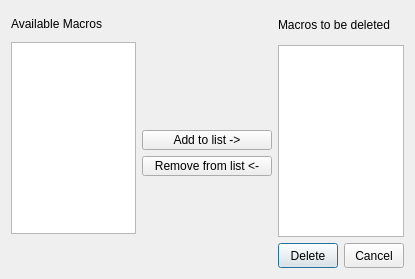
<?xml version="1.0" encoding="UTF-8"?>
<ui version="4.0">
 <class>DeleteMacro</class>
 <widget class="QDialog" name="DeleteMacro">
  <property name="geometry">
   <rect>
    <x>0</x>
    <y>0</y>
    <width>415</width>
    <height>279</height>
   </rect>
  </property>
  <property name="minimumSize">
   <size>
    <width>250</width>
    <height>200</height>
   </size>
  </property>
  <property name="maximumSize">
   <size>
    <width>600</width>
    <height>400</height>
   </size>
  </property>
  <property name="baseSize">
   <size>
    <width>300</width>
    <height>100</height>
   </size>
  </property>
  <property name="windowTitle">
   <string>Delete Macro</string>
  </property>
  <layout class="QGridLayout" name="gridLayout">
   <item row="0" column="0" rowspan="5">
    <layout class="QVBoxLayout" name="verticalLayout_2">
     <item>
      <widget class="QLabel" name="MLabel">
       <property name="minimumSize">
        <size>
         <width>80</width>
         <height>25</height>
        </size>
       </property>
       <property name="maximumSize">
        <size>
         <width>200</width>
         <height>16777215</height>
        </size>
       </property>
       <property name="text">
        <string>Available Macros</string>
       </property>
       <property name="textFormat">
        <enum>Qt::PlainText</enum>
       </property>
       <property name="wordWrap">
        <bool>false</bool>
       </property>
      </widget>
     </item>
     <item>
      <widget class="QListView" name="MacroBox">
       <property name="sizePolicy">
        <sizepolicy hsizetype="Preferred" vsizetype="Preferred">
         <horstretch>0</horstretch>
         <verstretch>0</verstretch>
        </sizepolicy>
       </property>
       <property name="maximumSize">
        <size>
         <width>300</width>
         <height>16777215</height>
        </size>
       </property>
       <property name="baseSize">
        <size>
         <width>130</width>
         <height>100</height>
        </size>
       </property>
      </widget>
     </item>
     <item>
      <spacer name="verticalSpacer_3">
       <property name="orientation">
        <enum>Qt::Vertical</enum>
       </property>
       <property name="sizeHint" stdset="0">
        <size>
         <width>88</width>
         <height>21</height>
        </size>
       </property>
      </spacer>
     </item>
    </layout>
   </item>
   <item row="0" column="1">
    <spacer name="horizontalSpacer_2">
     <property name="orientation">
      <enum>Qt::Horizontal</enum>
     </property>
     <property name="sizeHint" stdset="0">
      <size>
       <width>117</width>
       <height>20</height>
      </size>
     </property>
    </spacer>
   </item>
   <item row="0" column="3" rowspan="5">
    <layout class="QVBoxLayout" name="verticalLayout">
     <property name="spacing">
      <number>6</number>
     </property>
     <item>
      <widget class="QLabel" name="DMacros">
       <property name="minimumSize">
        <size>
         <width>80</width>
         <height>25</height>
        </size>
       </property>
       <property name="text">
        <string>Macros to be deleted</string>
       </property>
       <property name="textFormat">
        <enum>Qt::PlainText</enum>
       </property>
       <property name="wordWrap">
        <bool>false</bool>
       </property>
      </widget>
     </item>
     <item>
      <widget class="QListView" name="Macrostodelete">
       <property name="sizePolicy">
        <sizepolicy hsizetype="Preferred" vsizetype="Preferred">
         <horstretch>0</horstretch>
         <verstretch>0</verstretch>
        </sizepolicy>
       </property>
      </widget>
     </item>
     <item>
      <layout class="QHBoxLayout" name="horizontalLayout">
       <item>
        <widget class="QPushButton" name="Ok">
         <property name="minimumSize">
          <size>
           <width>60</width>
           <height>25</height>
          </size>
         </property>
         <property name="text">
          <string>Delete</string>
         </property>
        </widget>
       </item>
       <item>
        <spacer name="spacer">
         <property name="orientation">
          <enum>Qt::Horizontal</enum>
         </property>
         <property name="sizeType">
          <enum>QSizePolicy::Expanding</enum>
         </property>
         <property name="sizeHint" stdset="0">
          <size>
           <width>13</width>
           <height>20</height>
          </size>
         </property>
        </spacer>
       </item>
       <item>
        <widget class="QPushButton" name="Cancel">
         <property name="minimumSize">
          <size>
           <width>60</width>
           <height>25</height>
          </size>
         </property>
         <property name="text">
          <string>Cancel</string>
         </property>
        </widget>
       </item>
      </layout>
     </item>
    </layout>
   </item>
   <item row="1" column="2">
    <spacer name="verticalSpacer">
     <property name="orientation">
      <enum>Qt::Vertical</enum>
     </property>
     <property name="sizeHint" stdset="0">
      <size>
       <width>20</width>
       <height>70</height>
      </size>
     </property>
    </spacer>
   </item>
   <item row="2" column="1" colspan="2">
    <widget class="QPushButton" name="Add">
     <property name="sizePolicy">
      <sizepolicy hsizetype="Preferred" vsizetype="Preferred">
       <horstretch>0</horstretch>
       <verstretch>0</verstretch>
      </sizepolicy>
     </property>
     <property name="minimumSize">
      <size>
       <width>100</width>
       <height>15</height>
      </size>
     </property>
     <property name="maximumSize">
      <size>
       <width>16777215</width>
       <height>20</height>
      </size>
     </property>
     <property name="text">
      <string>Add to list -&gt;</string>
     </property>
    </widget>
   </item>
   <item row="3" column="1" colspan="2">
    <widget class="QPushButton" name="Remove">
     <property name="sizePolicy">
      <sizepolicy hsizetype="Preferred" vsizetype="Preferred">
       <horstretch>0</horstretch>
       <verstretch>0</verstretch>
      </sizepolicy>
     </property>
     <property name="minimumSize">
      <size>
       <width>130</width>
       <height>15</height>
      </size>
     </property>
     <property name="maximumSize">
      <size>
       <width>200</width>
       <height>20</height>
      </size>
     </property>
     <property name="text">
      <string>Remove from list &lt;-</string>
     </property>
    </widget>
   </item>
   <item row="4" column="2">
    <spacer name="verticalSpacer_2">
     <property name="orientation">
      <enum>Qt::Vertical</enum>
     </property>
     <property name="sizeHint" stdset="0">
      <size>
       <width>20</width>
       <height>69</height>
      </size>
     </property>
    </spacer>
   </item>
  </layout>
 </widget>
 <layoutdefault spacing="6" margin="11"/>
 <pixmapfunction>qPixmapFromMimeSource</pixmapfunction>
 <resources/>
 <connections>
  <connection>
   <sender>Ok</sender>
   <signal>clicked()</signal>
   <receiver>DeleteMacro</receiver>
   <slot>accept()</slot>
   <hints>
    <hint type="sourcelabel">
     <x>20</x>
     <y>20</y>
    </hint>
    <hint type="destinationlabel">
     <x>20</x>
     <y>20</y>
    </hint>
   </hints>
  </connection>
  <connection>
   <sender>Cancel</sender>
   <signal>clicked()</signal>
   <receiver>DeleteMacro</receiver>
   <slot>reject()</slot>
   <hints>
    <hint type="sourcelabel">
     <x>20</x>
     <y>20</y>
    </hint>
    <hint type="destinationlabel">
     <x>20</x>
     <y>20</y>
    </hint>
   </hints>
  </connection>
  <connection>
   <sender>Add</sender>
   <signal>clicked()</signal>
   <receiver>DeleteMacro</receiver>
   <slot>addtoList()</slot>
   <hints>
    <hint type="sourcelabel">
     <x>307</x>
     <y>134</y>
    </hint>
    <hint type="destinationlabel">
     <x>299</x>
     <y>145</y>
    </hint>
   </hints>
  </connection>
  <connection>
   <sender>Remove</sender>
   <signal>clicked()</signal>
   <receiver>DeleteMacro</receiver>
   <slot>removefromList()</slot>
   <hints>
    <hint type="sourcelabel">
     <x>307</x>
     <y>160</y>
    </hint>
    <hint type="destinationlabel">
     <x>299</x>
     <y>145</y>
    </hint>
   </hints>
  </connection>
 </connections>
 <slots>
  <slot>addtoList()</slot>
  <slot>removefromList()</slot>
 </slots>
</ui>
